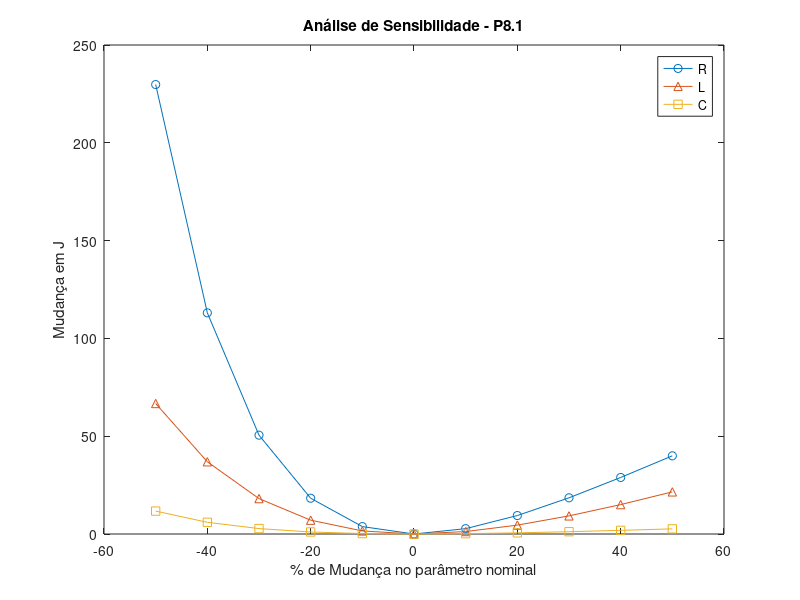

The MATLAB source for this figure:
% P8.1 - Analise de Sensibilidade
pkg load control;

% Valores nominais
R_nom = 1.5; L_nom = 0.01; C_nom = 0.1;
dt = 0.01; t = 0:dt:25; N = length(t);

% Input: ruido branco (pseudorandomico)
randn('seed', 42); % Para reprodutibilidade
Pao = randn(N, 1); 

% Espaço de Estados do modelo RLC (x1 = Volume, x2 = Fluxo)
A_nom = [0 1; -1/(L_nom*C_nom) -R_nom/L_nom];
B_nom = [0; 1/L_nom];
C_mat = [0 1]; D_mat = 0; % Queremos observar o fluxo (x2)
sys_nom = ss(A_nom, B_nom, C_mat, D_mat);
y_nom = lsim(sys_nom, Pao, t);

variations = -0.5:0.1:0.5; % -50% a +50%
J_R = zeros(size(variations)); J_L = J_R; J_C = J_R;

for i = 1:length(variations)
    % Variando apenas R
    R_var = R_nom * (1 + variations(i));
    sys_R = ss([0 1; -1/(L_nom*C_nom) -R_var/L_nom], B_nom, C_mat, D_mat);
    J_R(i) = sum((y_nom - lsim(sys_R, Pao, t)).^2);
    
    % Variando apenas L
    L_var = L_nom * (1 + variations(i));
    sys_L = ss([0 1; -1/(L_var*C_nom) -R_nom/L_var], [0; 1/L_var], C_mat, D_mat);
    J_L(i) = sum((y_nom - lsim(sys_L, Pao, t)).^2);
    
    % Variando apenas C
    C_var = C_nom * (1 + variations(i));
    sys_C = ss([0 1; -1/(L_nom*C_var) -R_nom/L_nom], B_nom, C_mat, D_mat);
    J_C(i) = sum((y_nom - lsim(sys_C, Pao, t)).^2);
end

figure;
plot(variations*100, J_R, '-o', variations*100, J_L, '-^', variations*100, J_C, '-s');
xlabel('% de Mudança no parâmetro nominal');
ylabel('Mudança em J');
legend('R', 'L', 'C');
title('Análise de Sensibilidade - P8.1');
